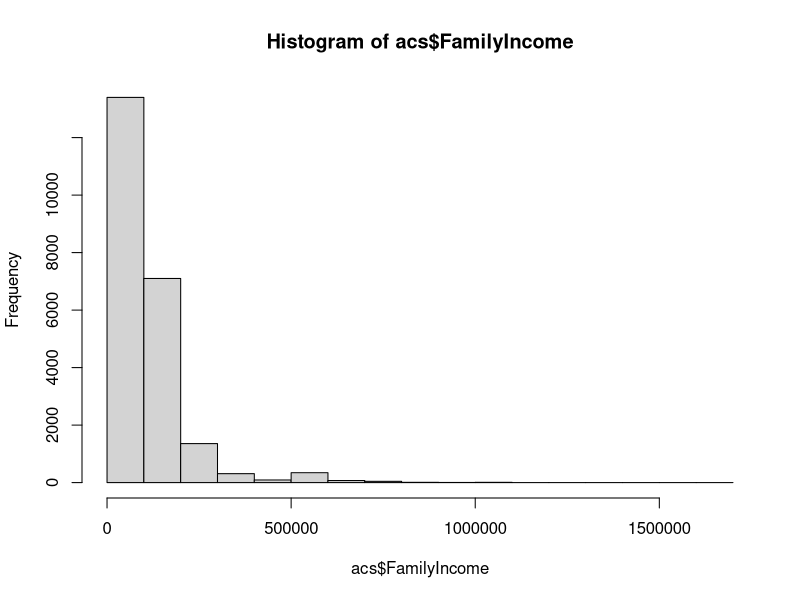

Write R code to recreate this figure.
## ---- chunk 1
library(readr)
library(dplyr)
library(ggplot2)
## ---- chunk 2
acs = read_csv("acs_ny.csv")
head(acs)
summary(acs)
## ---- chunk 3
acs$LargeIncome[acs$FamilyIncome > 150000] <- TRUE
acs$LargeIncome[acs$FamilyIncome <= 150000] <- FALSE

summary(acs$LargeIncome)
## ---- chunk 4
hist(acs$FamilyIncome)
model <- glm(formula=LargeIncome~FamilyType+NumBedrooms+NumPeople+NumRooms+NumUnits+NumVehicles+NumWorkers+OwnRent+HouseCosts+ElectricBill+FoodStamp+Insurance, data=acs, family="binomial")
summary(model)
